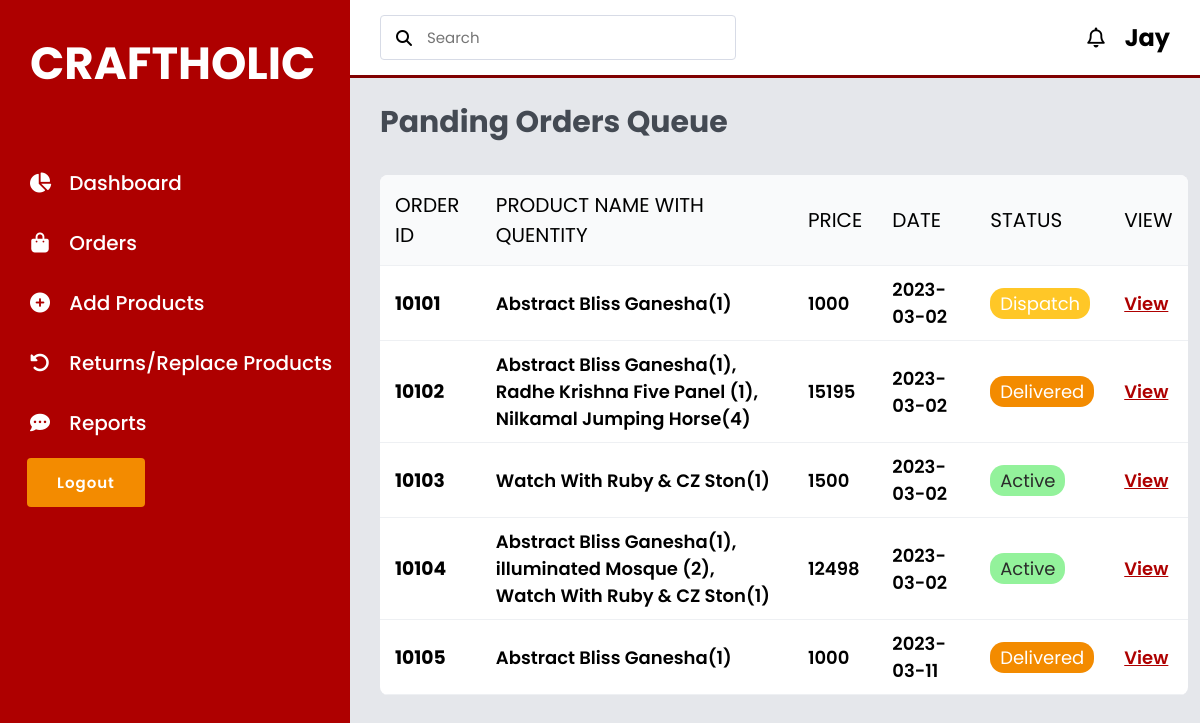
The app's page /Admin/Admin-orders.php (signed in), older data.
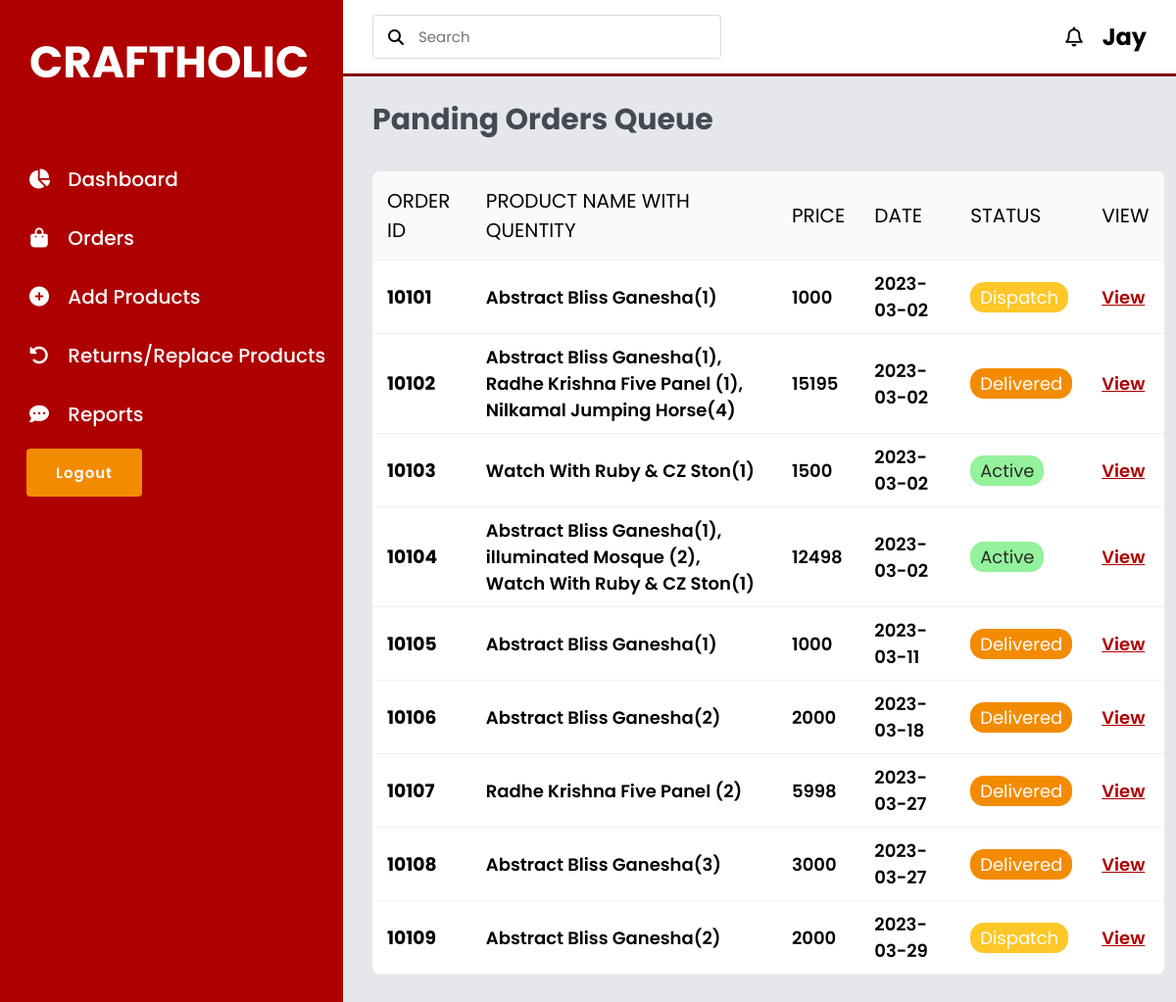
The same page, newer data.
### tables this page shows
CREATE TABLE `shippingaddress` (
  `sa_id` bigint(5) NOT NULL,
  `Date` date NOT NULL,
  `Status` varchar(10) NOT NULL,
  `Name` varchar(50) NOT NULL,
  `Number` int(10) NOT NULL,
  `Email` varchar(35) NOT NULL,
  `Method` varchar(10) NOT NULL,
  `Flat` varchar(20) NOT NULL,
  `Street` varchar(20) NOT NULL,
  `City` varchar(25) NOT NULL,
  `State` varchar(30) NOT NULL,
  `Country` varchar(10) NOT NULL,
  `Pincode` int(6) NOT NULL,
  `Totalproducts` varchar(255) NOT NULL,
  `TotalPrice` int(255) NOT NULL
);

### Admin/Admin-orders.php (the view, shortened to what this page needs)
<?php
include("../Includes/Connection.php");
?>
<!DOCTYPE html>
<html lang="en">
<head>
    <link rel="stylesheet" href="../CSS/Admin.css">
    <link rel="stylesheet" href="https://cdnjs.cloudflare.com/ajax/libs/font-awesome/6.2.0/css/all.min.css">
</head>
<body>
    <?php include('IncludesAdmin/Menu.php'); ?>
    <section id="InterFace">
        <div class="Navigation">
            <div class="N1">
                <div class="Search">
                    <i class="fa-solid fa-search"></i>
                    <input type="text" placeholder="Search" id="">
                </div>
            </div>
            <div class="Profile">
                <i class="fa-solid fa-bell"></i>
                <h2><?php
                    if ($_SESSION['AdminLoginID']) {
                        echo $_SESSION['AdminLoginID'];
                    }
                    ?>
                </h2>
            </div>
        </div>
        <h3 class="I-name-2 order-I-Name-2">
            Panding Orders Queue
        </h3>
        <div class="Board">
            <table width="100%">
                <thead>
                    <tr>
                        <td>Order id</td>
                        <td>Product Name with Quentity</td>
                        <td>Price</td>
                        <td>Date</td>
                        <td>Status</td>
                        <td>View</td>
                    </tr>
                </thead>
                <?php
                $Select_Orders = mysqli_query($conn, "SELECT * FROM `shippingaddress`");
                if (mysqli_num_rows($Select_Orders) > 0) {
                    while ($row = mysqli_fetch_assoc($Select_Orders)) {
                ?>
                        <tbody>
                            <tr>
                                <td class="product-ID">
                                    <h3><?php echo $row['sa_id']; ?></h3>
                                </td>
                                <td class="Product-name">
                                    <h5><?php echo $row['Totalproducts']; ?></h5>
                                </td>
                                <td class="Price">
                                    <h5><?php echo $row['TotalPrice']; ?></h5>
                                </td>
                                <td class="Date">
                                    <h5><?php echo $row['Date']; ?></h5>
                                </td>
                                <td class="Active">
                                    <?php
                                    if ($row['Status'] == 'Active') {
                                        echo '  <p style="  background: #93f29b;
                                            padding: 2px 10px;
                                            display: inline-block;
                                            border-radius: 14px;
                                            color: #2b2b2b;">' . $row['Status'] . '</p>';
                                    } elseif ($row['Status'] == 'Dispatch') {
                                        echo '  <p style="  background: #ffc727;
                                            padding: 2px 10px;
                                            display: inline-block;
                                            border-radius: 14px;
                                            color: #FFF;">' . $row['Status'] . '</p>';
                                    } else {
                                        echo '  <p style="  background: #f38b00;
                                        padding: 2px 10px;
                                        display: inline-block;
                                        border-radius: 14px;
                                        color: #FFF;">' . $row['Status'] . '</p>';
                                    }
                                    ?>
                                </td>
                                <form action="OrderDetails.php" method="get">
                                    <td class="Edit">
                                        <a href="OrderDetails.php?Order_id=<?php echo $row['sa_id']; ?>">View</a>
                                    </td>
                                </form>
                            </tr>
                        </tbody>
                <?php
                    }
                }
                ?>
            </table>
        </div>
    </section>
</body>
</html>

Row changes from the older to the newer data that the page shows:
added shippingaddress: sa_id "10106", Totalproducts "Abstract Bliss Ganesha(2)", TotalPrice "2000", Date "2023-03-18", Status "Delivered"
added shippingaddress: sa_id "10107", Totalproducts "Radhe Krishna Five Panel (2)", TotalPrice "5998", Date "2023-03-27", Status "Delivered"
added shippingaddress: sa_id "10108", Totalproducts "Abstract Bliss Ganesha(3)", TotalPrice "3000", Date "2023-03-27", Status "Delivered"
added shippingaddress: sa_id "10109", Totalproducts "Abstract Bliss Ganesha(2)", TotalPrice "2000", Date "2023-03-29", Status "Dispatch"
